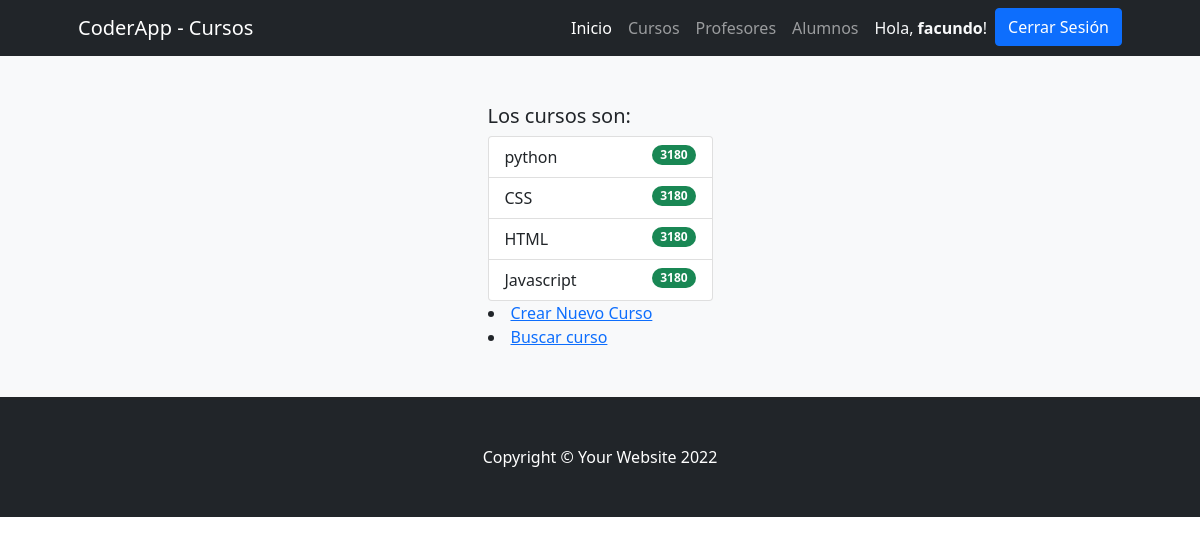
The app's page /appcye/cursos/ (signed in), older data.
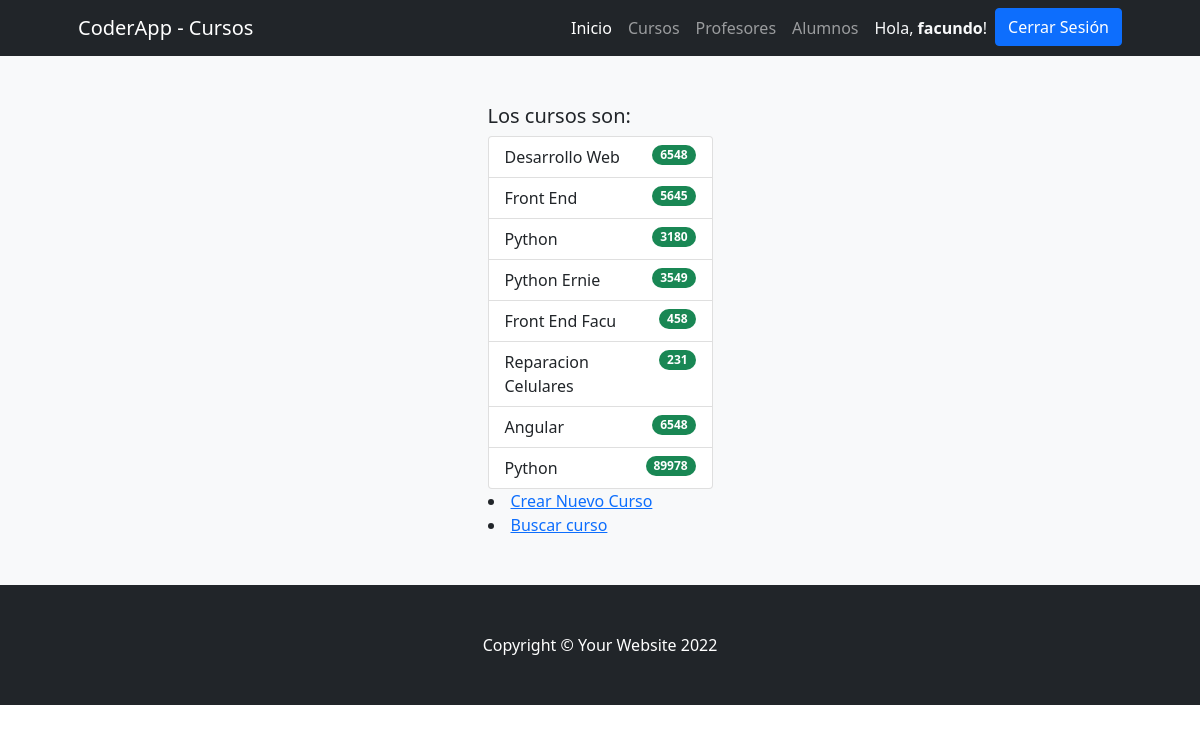
The same page, newer data.
### AppCursosyEventos/models.py (models this page shows)
class Cursos(models.Model):
    cursos = models.CharField(max_length= 30)
    comision = models.PositiveIntegerField()
    class Meta:
        verbose_name_plural = "Cursos"

### AppCursosyEventos/views.py (the view)
# urls.py: path('cursos/', cursos, name= "cursos"),
def cursos(request):
    cursos = Cursos.objects.all()
    return render(request,"CursosyEventosApp/cursos.html",{"cursos":cursos})

### AppCursosyEventos/templates/CursosyEventosApp/cursos.html (shortened to what this page needs)
{% extends 'CursosyEventosApp/base.html'%}
{%load static%}
{%block contenidoPagina%}
<section class="bg-light py-5">
    <div class="container px-5">
        <div class="row gx-5 justify-content-center">
            <div class="col-lg-3">
                <h5>Los cursos son: </h5>
                <ul class="list-group">
                    {% for curso in cursos %}
                        <li class="list-group-item d-flex justify-content-between align-items-start">
                            {{curso.cursos}}
                            <span class="badge bg-success rounded-pill">{{curso.comision}}</span>
                        </li>
                    {% endfor %}
                </ul>
                <li><a href="{% url 'crear_curso' %}"> Crear Nuevo Curso</a></li>
                <li><a href="{% url 'buscar_curso' %}"> Buscar curso</a></li>
            </div>
        </div>
    </div>
</section>
{%endblock%}

Row changes from the older to the newer data that the page shows:
removed Cursos: cursos "python", comision "3180"
removed Cursos: cursos "CSS", comision "3180"
removed Cursos: cursos "HTML", comision "3180"
removed Cursos: cursos "Javascript", comision "3180"
added Cursos: cursos "Desarrollo Web", comision "6548"
added Cursos: cursos "Front End", comision "5645"
added Cursos: cursos "Python", comision "3180"
added Cursos: cursos "Python Ernie", comision "3549"
added Cursos: cursos "Front End Facu", comision "458"
added Cursos: cursos "Reparacion Celulares", comision "231"
added Cursos: cursos "Angular", comision "6548"
added Cursos: cursos "Python", comision "89978"
